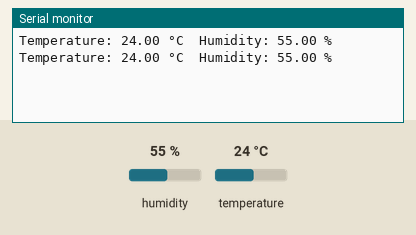
Simulated run of this sketch. Board: Arduino Uno, built with avr-gcc and run on an emulated ATmega328P. Shown: the last lines printed to the serial monitor. The inputs (shaded band) are chosen by the test bench; at power-on: humidity 55 %, temperature 24 °C.

Above: at 2.8 s.
2.9 s: humidity set to 22 %
At 4.8 s:
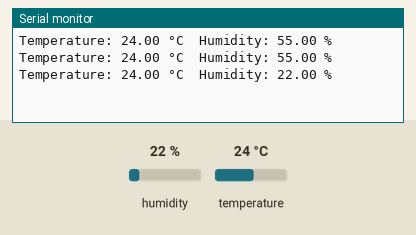
5.6 s: temperature set to 12 °C
At 6.7 s:
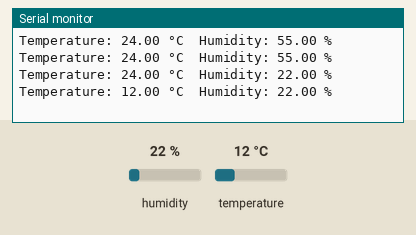
8.3 s: humidity set to 40 %
At 10.6 s:
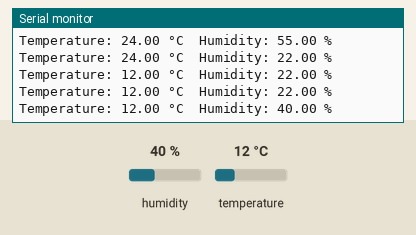
Timing chart, 0 to 12.1 s (numbered marks = the images above; inputs shaded):
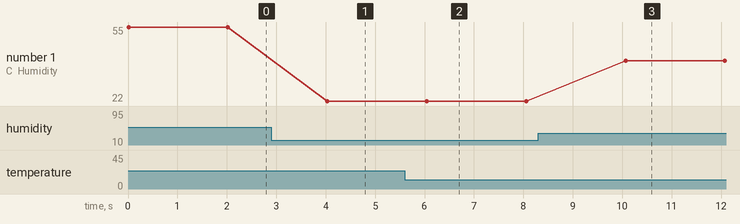

Measured:
- after the input at 2.9 s, the serial monitor: prints a new line after 1.1 s (image 1)
- after the input at 5.6 s, the serial monitor: prints a new line after 0.44 s (image 2)
- after the input at 8.3 s, the serial monitor: prints a new line after 1.8 s (image 3)
- plotted number 1: 55 → 22 after the input at 2.9 s, 22 → 40 after the input at 8.3 s

The sketch:

sketch.ino
```cpp
#include "DHTesp.h"

const int DHT_PIN = 2;
DHTesp dhtSensor;

void setup() {
  Serial.begin(115200);
  dhtSensor.setup(DHT_PIN, DHTesp::DHT22);
}

void loop() {
  TempAndHumidity data = dhtSensor.getTempAndHumidity();

  Serial.print("Temperature: ");
  Serial.print(data.temperature);
  Serial.print(" °C  Humidity: ");
  Serial.print(data.humidity);
  Serial.println(" %");

  delay(2000);
}
```
